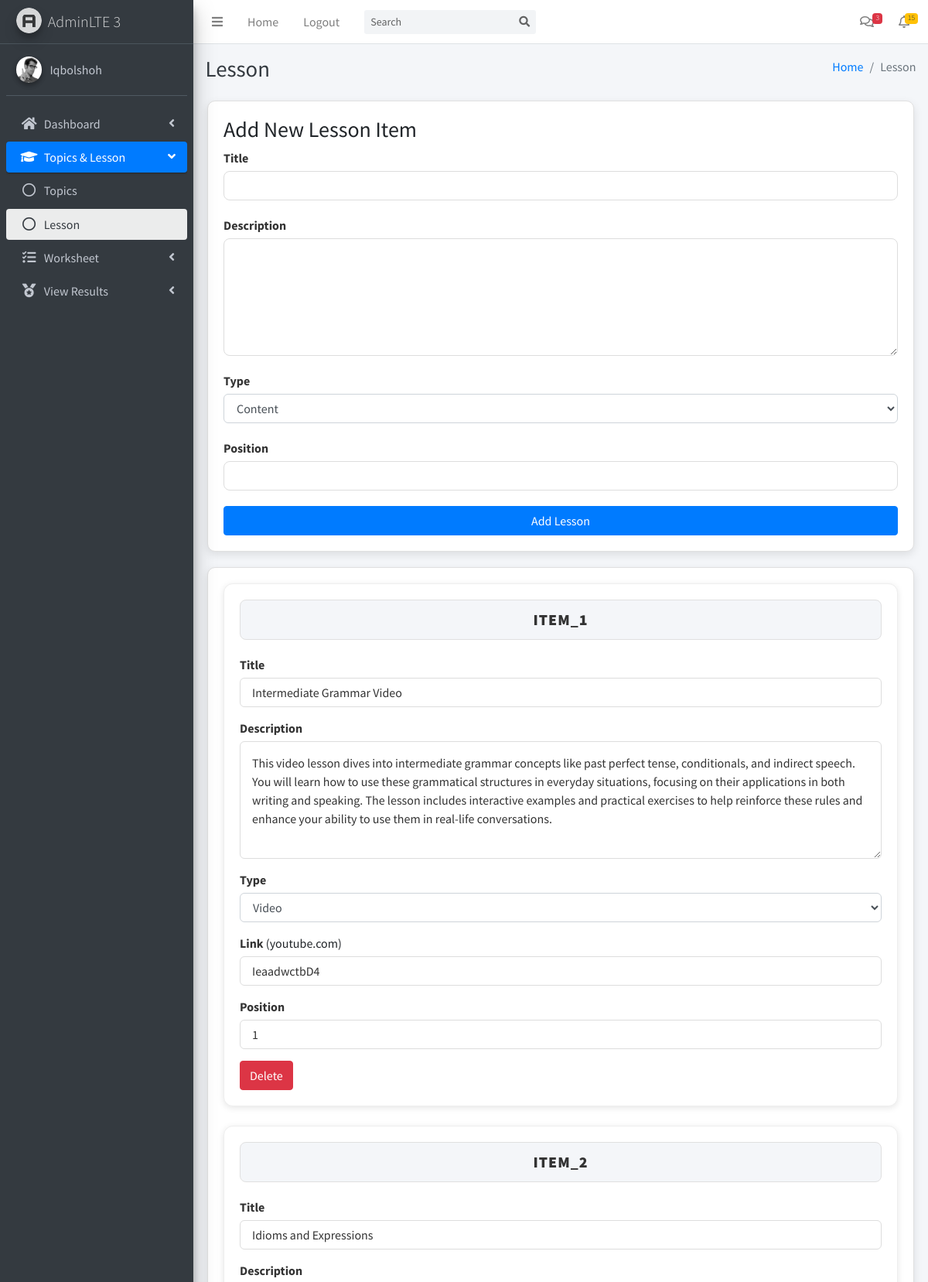
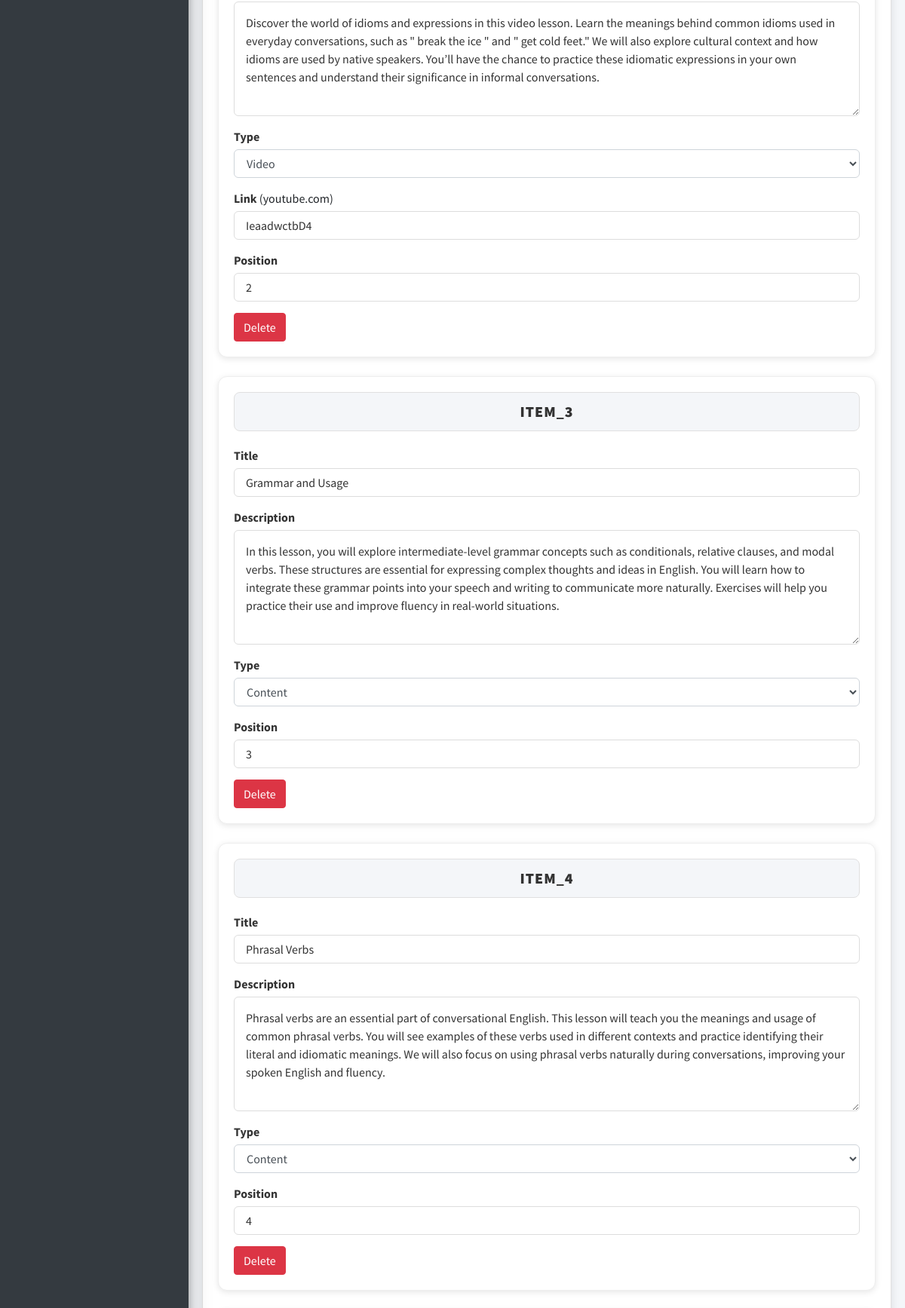
The app's page /admin/lesson.php?lessonid=2 (signed in, upper part) with its own data (2 pictures, top to bottom).
### tables this page shows
CREATE TABLE IF NOT EXISTS lesson_items (
    id INT PRIMARY KEY AUTO_INCREMENT,
    lesson_id INT,
    type ENUM('video', 'content') NOT NULL,
    title VARCHAR(100) NOT NULL,
    description TEXT,
    link VARCHAR(255),
    position INT NOT NULL,
    FOREIGN KEY (lesson_id) REFERENCES lessons(id) ON DELETE CASCADE
);

### admin/config.php (called while the page is built, shortened)
<?php
class Database
{
    private $conn;
    public function __construct()
    {
        $this->conn = new mysqli(DB_SERVER, DB_USERNAME, DB_PASSWORD, DB_NAME);
    }
    public function executeQuery($sql, $params = [], $types = "")
    {
        $result = $this->conn->prepare($sql);
        if (!$result->execute()) {
            return "Execution error: " . $result->error;
        }
        return $result;
    }
    public function select($table, $columns = "*", $condition = "", $params = [], $types = "")
    {
        $sql = "SELECT $columns FROM $table" . ($condition ? " WHERE $condition" : "");
        $result = $this->executeQuery($sql, $params, $types);
        return $result->get_result()->fetch_all(MYSQLI_ASSOC);
    }
}

### admin/auth.php (called while the page is built, shortened)
<?php
include './config.php';
$query = new Database();

### admin/lesson.php (the view, shortened to what this page needs)
<?php include 'auth.php' ?>
<?
$lessonid = isset($_GET['lessonid']) ? intval($_GET['lessonid']) : null;
if ($lessonid !== null) {
    $lessons_test = $query->select('lessons', '*', "id = '$lessonid'");
} else {
    $lessons_test = [];
}
$lessons = $query->select('lesson_items', '*', "lesson_id = '$lessonid' ORDER BY position ASC");
?>
<!DOCTYPE html>
<html lang="en">
<head>
    <?php include 'includes/css.php'; ?>
</head>
<body class="hold-transition sidebar-mini">
    <div class="wrapper">
        <?php include 'includes/navbar.php' ?>
        <div class="content-wrapper">
            <section class="content">
                <div class="container-fluid">
                    <div class="row">
                        <?php if ($lessons_test): ?>
                            <div class="lesson-item col-12">
                                <form method="POST">
                                    <h3>Add New Lesson Item</h3>
                                    <div class="form-group">
                                        <label for="title">Title</label>
                                        <input type="text" name="title" class="form-control" required>
                                    </div>
                                    <div class="form-group">
                                        <label for="description">Description</label>
                                        <textarea name="description" class="form-control" required rows="5"></textarea>
                                    </div>
                                    <div class="form-group">
                                        <label for="type">Type</label>
                                        <select name="type" class="form-control" required onchange="toggleLinkField(this)">
                                            <option value="content">Content</option>
                                        </select>
                                    </div>
                                    <div class="form-group">
                                        <label for="position">Position</label>
                                        <input type="number" name="position" class="form-control" required>
                                    </div>
                                    <button type="submit" name="add_lesson" class="btn btn-primary">Add Lesson</button>
                                </form>
                            </div>
                            <br>
                            <br>
                            <?php if ($lessons): ?>
                                <div class="lesson-item col-12">
                                    <form method="POST">
                                        <?php foreach ($lessons as $index => $lesson): ?>
                                            <div class="item-lesson">
                                                <div class="form-group">
                                                    <p class="lesson-item-title"><strong>Item_<?= $index + 1 ?></strong></p>
                                                    <label for="title[<?php echo $lesson['id']; ?>]">Title</label>
                                                    <input type="text" name="title[<?php echo $lesson['id']; ?>]" value="<?php echo ($lesson['title']); ?>" class="form-control" required>
                                                </div>
                                                <div class="form-group">
                                                    <label for="description[<?php echo $lesson['id']; ?>]">Description</label>
                                                    <textarea name="description[<?php echo $lesson['id']; ?>]" class="form-control" required rows="5"><?php echo ($lesson['description']); ?></textarea>
                                                </div>
                                                <div class="form-group">
                                                    <label for="type[<?php echo $lesson['id']; ?>]">Type</label>
                                                    <select name="type[<?php echo $lesson['id']; ?>]" class="form-control" required onchange="toggleLinkField1(this, <?php echo $lesson['id']; ?>)">
                                                        <option value="content" <?php echo ($lesson['type'] == 'content') ? 'selected' : ''; ?>>Content</option>
                                                        <option value="video" <?php echo ($lesson['type'] == 'video') ? 'selected' : ''; ?>>Video</option>
                                                    </select>
                                                </div>
                                                <div class="form-group video-link" id="link-field-<?php echo $lesson['id']; ?>" style="display: <?php echo ($lesson['type'] == 'video') ? 'block' : 'none'; ?>;">
                                                    <label for="link[<?php echo $lesson['id']; ?>]">Link </label> <span>(youtube.com)</span>
                                                    <input type="text" name="link[<?php echo $lesson['id']; ?>]" value="<?php echo ($lesson['link']); ?>" class="form-control" id="link-<?php echo $lesson['id']; ?>" oninput="extractVideoId1(this, <?php echo $lesson['id']; ?>)">
                                                </div>
                                                <div class="form-group">
                                                    <label for="position[<?php echo $lesson['id']; ?>]">Position</label>
                                                    <input type="number" name="position[<?php echo $lesson['id']; ?>]" value="<?php echo $lesson['position']; ?>" class="form-control" required>
                                                </div>
                                                <a href="?delete_id=<?php echo $lesson['id']; ?>" class="btn btn-danger">Delete</a>
                                            </div>
                                        <?php endforeach; ?>
                                    </form>
                                </div>
                            <?php endif; ?>
                        <?php endif; ?>
                    </div>
                </div>
            </section>
        </div>
        <br>
    </div>
</body>
</html>

### admin/lesson.php (style rules this page uses)
body { box-sizing: border-box; }
.lesson-item { background-color: rgb(255, 255, 255); padding: 20px; border-radius: 10px; box-shadow: 0 4px 12px rgba(0, 0, 0, 0.1); margin: 0px 10px; margin-bottom: 20px; max-width: calc(100% - 20px); transition: box-shadow 0.3s ease; border: 1px solid #e0e0e0; }
.lesson-item form { display: flex; flex-direction: column; }
.lesson-item .form-group { margin-bottom: 20px; }
.lesson-item label { font-weight: bold; margin-bottom: 5px; color: #333; }
.lesson-item input, .lesson-item textarea { width: 100%; padding: 15px; font-size: 16px; border: 1px solid #ddd; border-radius: 8px; background-color: rgb(255, 255, 255); color: #333; transition: border-color 0.3s ease; }
.lesson-item textarea { min-height: 120px; resize: vertical; }
button { width: 100%; color: #fff; border: none; padding: 12px 24px; font-size: 16px; border-radius: 6px; cursor: pointer; transition: background-color 0.3s ease; }
.lesson-item-title { font-size: 20px; font-weight: 600; color: #333; background-color: #f4f6f9; border: 1px solid #e0e0e0; padding: 10px; margin-bottom: 20px; border-radius: 8px; display: inline-block; text-align: center; text-transform: uppercase; letter-spacing: 1px; width: 100%; }
.item-lesson { background-color: rgb(255, 255, 255); margin-bottom: 25px; padding: 20px; border-radius: 12px; box-shadow: 0 2px 8px rgba(0, 0, 0, 0.1); border: 1px solid #eee; }
.item-lesson .form-group { margin-bottom: 15px; }
.item-lesson input, .item-lesson textarea, .form-control { font-size: 16px; border-radius: 6px; background-color: rgb(255, 255, 255); }

### records on screen
lesson_items: title "Intermediate Grammar Video", id+description "This video lesson dives into intermediate grammar concepts like past perfect tense, conditionals, and indirect speech. You will learn how to use these grammatical structures in everyday situations, focusing on their applications in both writing and speaking. The lesson includes interactive examples and practical exercises to help reinforce these rules and enhance your ability to use them in real-life conversations.", type+id "Video", link "IeaadwctbD4", position "1"
lesson_items: title "Idioms and Expressions", id+description "Discover the world of idioms and expressions in this video lesson. Learn the meanings behind common idioms used in everyday conversations, such as \" break the ice \" and \" get cold feet.\" We will also explore cultural context and how idioms are used by native speakers. You’ll have the chance to practice these idiomatic expressions in your own sentences and understand their significance in informal conversations.", type+id "Video", link "IeaadwctbD4", position "2"
lesson_items: title "Grammar and Usage", id+description "In this lesson, you will explore intermediate-level grammar concepts such as conditionals, relative clauses, and modal verbs. These structures are essential for expressing complex thoughts and ideas in English. You will learn how to integrate these grammar points into your speech and writing to communicate more naturally. Exercises will help you practice their use and improve fluency in real-world situations.", type+id "Content", position "3"
lesson_items: title "Phrasal Verbs", id+description "Phrasal verbs are an essential part of conversational English. This lesson will teach you the meanings and usage of common phrasal verbs. You will see examples of these verbs used in different contexts and practice identifying their literal and idiomatic meanings. We will also focus on using phrasal verbs naturally during conversations, improving your spoken English and fluency.", type+id "Content", position "4"

### other values on screen
$_SESSION['first_name'] "Iqbolshoh"
$pageTitle "Lesson"
$item['title'] "Home"
$item['title'] "Lesson"
